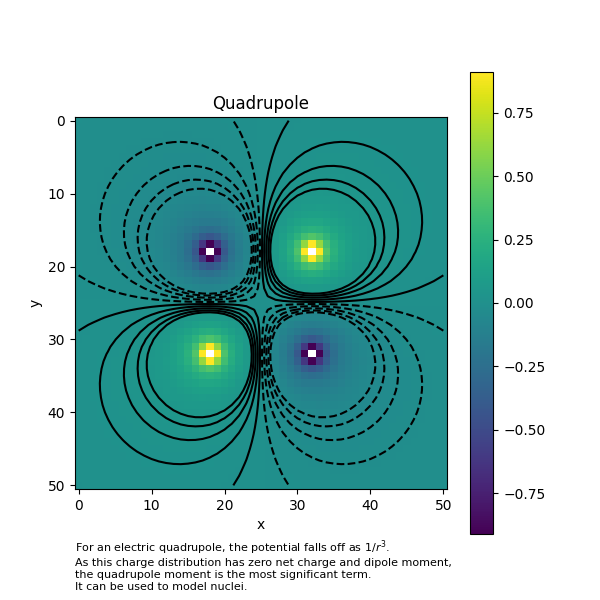

Generate this figure with Python:
import numpy as np
import matplotlib.pyplot as plt
import os
from utils import Charge

coords = np.mgrid[-25:26,-25:26]
xgrid, ygrid = coords[1,:,:], coords[0,:,:]
charge_list = [Charge(-7, 7, 1), Charge(7, -7, 1), Charge(-7, -7, -1), Charge(7, 7, -1)]
V = charge_list[0].potential(xgrid, ygrid) + charge_list[1].potential(xgrid, ygrid) + charge_list[2].potential(xgrid, ygrid) + charge_list[3].potential(xgrid, ygrid)
plt.figure(figsize=(6,6))
plt.imshow(V)
plt.colorbar()
plt.contour(V, np.linspace(-0.05, 0.05, 10), colors="k")
plt.xlabel("x")
plt.ylabel("y")
plt.title("Quadrupole")
plt.figtext(0.125, 0.02, "For an electric quadrupole, the potential falls off as $1/r^3$.\nAs this charge distribution has zero net charge and dipole moment,\nthe quadrupole moment is the most significant term.\nIt can be used to model nuclei.", wrap=True, fontsize=8)
plt.savefig(os.path.join(os.path.dirname(__file__), "1-3.png"))
plt.show()

plt.gca().set_aspect("equal")